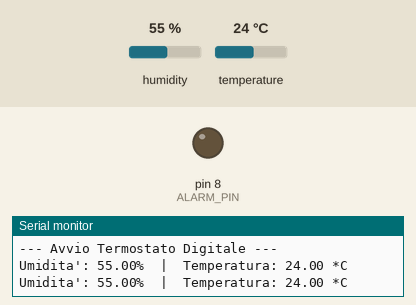
Simulated run of this sketch. Board: Arduino Uno, built with avr-gcc and run on an emulated ATmega328P. On the bench: output pins drawn as LEDs (lit = HIGH), the last lines printed to the serial monitor. The inputs (shaded band) are chosen by the test bench; at power-on: temperature 24 °C, humidity 55 %.

Above: at 4.8 s.
4.9 s: temperature set to 29 °C
7.9 s: temperature set to 32 °C
At 9.4 s:
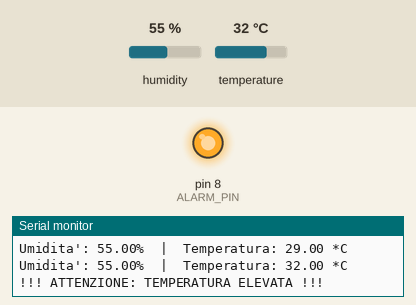
10.9 s: temperature set to 12 °C
At 12.6 s:
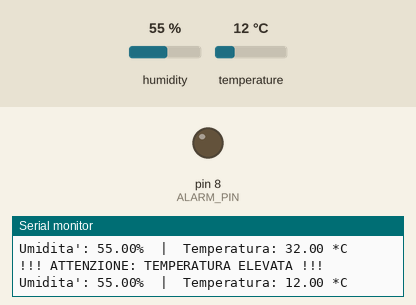
Timing chart, 0 to 14.1 s (numbered marks = the images above; inputs shaded):
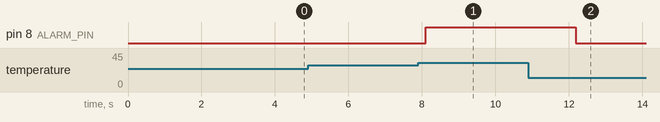

The sketch:

02_Termostato_Seriale.ino
```cpp
/*
 * Lezione 3 - Esercizio 2: Termostato Seriale
 * ------------------------------------------
 * Obiettivo: Leggere temperatura e umidità e gestire un allarme termico.
 * NOTA: Richiede la libreria "DHT sensor library" di Adafruit.
 */

#include "DHT.h"

// Definizione dei PIN e del tipo di sensore
const int DHT_PIN = 2;      // Pin dati del sensore DHT
const int ALARM_PIN = 8;    // LED di allarme
#define DHTTYPE DHT11       // Stiamo usando il modello DHT11

// Inizializzazione del sensore
DHT dht(DHT_PIN, DHTTYPE);

// Soglia di temperatura per l'allarme
float sogliaTemp = 30.0;

void setup() {
  Serial.begin(9600);
  Serial.println("--- Avvio Termostato Digitale ---");

  pinMode(ALARM_PIN, OUTPUT);

  // Avvio del sensore DHT
  dht.begin();
}

void loop() {
  // Aspettiamo almeno 2 secondi tra una lettura e l'altra (il DHT11 è lento)
  delay(2000);

  // Lettura umidità (percentuale)
  float h = dht.readHumidity();
  // Lettura temperatura (Celsius)
  float t = dht.readTemperature();

  // Controllo se le letture sono valide
  if (isnan(h) || isnan(t)) {
    Serial.println("Errore: Impossibile leggere dal sensore DHT!");
    return;
  }

  // Visualizzazione dati sul Monitor Seriale
  Serial.print("Umidita': ");
  Serial.print(h);
  Serial.print("%  |  ");
  Serial.print("Temperatura: ");
  Serial.print(t);
  Serial.println(" *C");

  // Logica di Allarme:
  // Se la temperatura supera la soglia, il LED lampeggia
  if (t > sogliaTemp) {
    digitalWrite(ALARM_PIN, HIGH);
    Serial.println("!!! ATTENZIONE: TEMPERATURA ELEVATA !!!");
  } else {
    digitalWrite(ALARM_PIN, LOW);
  }
}
```

Measured:
- the behaviour switches between 30 and 31 °C on temperature (found by bisection; images 0 and 1)
- after the input at 7.9 s, pin 8 (ALARM_PIN): LOW → HIGH after 0.20 s
- after the input at 10.9 s, pin 8 (ALARM_PIN): HIGH → LOW after 1.3 s
